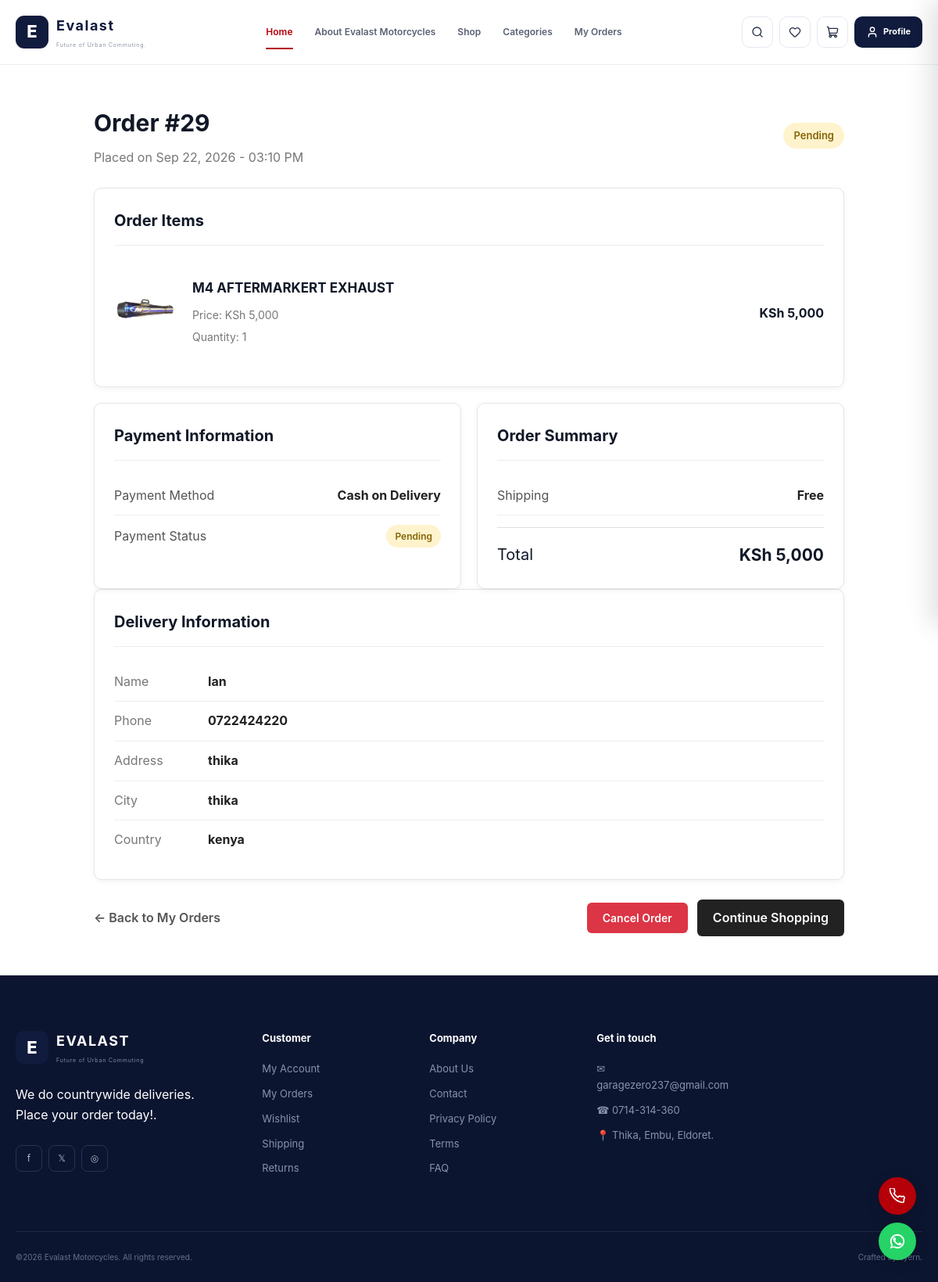
The app's page /my_order_detail/29/ (signed in) with its own data.
### app/models.py (models this page shows, shortened)
class Order(models.Model):
    STATUS_CHOICES = [
        ('pending', 'Pending'),
        ('processing', 'Processing'),
        ('shipped', 'Shipped'),
        ('delivered', 'Delivered'),
        ('cancelled', 'Cancelled'),
    ]
    PAYMENT_CHOICES = [
        ('pending', 'Pending'),
        ('paid', 'Paid'),
        ('failed', 'Failed'),
    ]
    PAYMENT_METHOD_CHOICES = [
        ('cod', 'Cash on Delivery'),
        ('lipa-na-mpesa', 'STK push mpesa'),
    ]
    customer = models.ForeignKey(
        User,
        on_delete=models.CASCADE,
        related_name='orders'
    )
    full_name = models.CharField(
    max_length=150,
    blank=True,
    null=True
    )
    phone = models.CharField(
        max_length=30,
        blank=True,
        null=True
    )
    address = models.TextField(
        blank=True,
        null=True
    )
    city = models.CharField(
        max_length=100,
        blank=True,
        null=True
    )
    country = models.CharField(
        max_length=100,
        blank=True,
        null=True
    )
    status = models.CharField(
        max_length=20,
        choices=STATUS_CHOICES,
        default='pending'
    )
    payment_status = models.CharField(
        max_length=20,
        choices=PAYMENT_CHOICES,
        default='pending'
    )
    payment_method = models.CharField(
        max_length=20,
        choices=PAYMENT_METHOD_CHOICES,
        default='cod'
    )
    coupon = models.ForeignKey(
        'Coupon',
        on_delete=models.SET_NULL,
        null=True,
        blank=True
    )
    discount_amount = models.PositiveIntegerField(default=0)
    total_amount = models.PositiveIntegerField(default=0)
    created_at = models.DateTimeField(auto_now_add=True)
    updated_at = models.DateTimeField(auto_now=True)

class OrderItem(models.Model):
    order = models.ForeignKey(
        Order,
        on_delete=models.CASCADE,
        related_name='items'
    )
    book = models.ForeignKey(
        Book,
        on_delete=models.CASCADE,
        related_name='order_items'
    )
    quantity = models.PositiveIntegerField(default=1)
    price = models.PositiveIntegerField(default=0)
    def get_total(self):
        return self.price * self.quantity

class Book(models.Model):
    STATUS_CHOICES = [
        ('active', 'Active'),
        ('inactive', 'Inactive'),
    ]
    title = models.CharField(max_length=255)
    cover = models.ImageField(
        upload_to='books/',
        blank=True,
        null=True
    )
    author = models.CharField(max_length=255)
    category = models.ForeignKey(
        'Category',
        on_delete=models.SET_NULL,
        null=True,
        blank=True,
        related_name='books'
    )
    isbn = models.CharField(
        max_length=20,
        unique=True,
        blank=True,
        null=True
    )
    publisher = models.CharField(
        max_length=255,
        blank=True,
        null=True
    )
    published_date = models.DateField(
        blank=True,
        null=True
    )
    language = models.CharField(
        max_length=100,
        blank=True,
        null=True
    )
    format = models.CharField(
        max_length=50,
        blank=True,
        null=True
    )
    price = models.PositiveIntegerField(
       default=0
    )
    stock = models.PositiveIntegerField(
        default=0
    )
    status = models.CharField(
        max_length=20,
        choices=STATUS_CHOICES,
        default='active'
    )
    description = models.TextField(
        blank=True,
        null=True
    )
    is_pre_order = models.BooleanField(default=False)
    created_at = models.DateTimeField(auto_now_add=True)
    updated_at = models.DateTimeField(auto_now=True)
    show_on_home = models.BooleanField(default=False)
    home_section = models.CharField(
        max_length=20,
        choices=[
            ('none', 'None'),
            ('featured', 'Featured'),
            ('best_seller', 'Best Seller'),
            ('new_arrival', 'New Arrival'),
        ],
        default='none'
    )

### app/views/client_views.py (the view)
# urls.py: path('my_order_detail/<int:order_id>/',
@login_required
def my_order_detail(request, order_id):
    order = get_object_or_404(
        Order,
        id=order_id,
        customer=request.user
    )
    context = {
        'order': order,
    }
    return render(
        request,
        'website/my_order_detail.html',
        context
    )

### app/views/client_views.py (called while the page is built)
def cart_count(request):
    if request.user.is_authenticated:
        try:
            cart = Cart.objects.get(user=request.user)
            count = sum(
                item.quantity
                for item in cart.items.all()
            )
        except Cart.DoesNotExist:
            count = 0
    else:
        count = 0
    return {
        'cart_count': count
    }

def wishlist_count(request):
    if request.user.is_authenticated:
        count = Wishlist.objects.filter(
            user=request.user
        ).count()
    else:
        count = 0
    return {
        'wishlist_count': count
    }

### templates/website/my_order_detail.html (shortened to what this page needs)
{% extends "website/base.html" %}
{% load static %}
{% load humanize %}
{% block extra_css %}
    <link rel="stylesheet" href="{% static 'website/css/my_orders.css' %}">
{% endblock %}
{% block main %}
<div class="order-detail-page">
    <div class="order-detail-header">
        <div>
            <h1>Order #{{ order.id }}</h1>
            <p>
                Placed on
                {{ order.created_at|date:"M d, Y - h:i A" }}
            </p>
        </div>
        <span class="order-status {{ order.status }}">
            {{ order.get_status_display }}
        </span>
    </div>
    <div class="order-card">
        <div class="card-title">
            <h2>Order Items</h2>
        </div>
        {% for item in order.items.all %}
        <div class="order-detail-item">
            <div class="detail-item-image">
                {% if item.book.cover %}
                    <img
                        src="{{ item.book.cover.url }}"
                        alt="{{ item.book.title }}"
                    >
                {% endif %}
            </div>
            <div class="detail-item-info">
                <h3>{{ item.book.title }}</h3>
                <p>
                    Price:
                    KSh {{ item.price|intcomma }}
                </p>
                <p>
                    Quantity:
                    {{ item.quantity }}
                </p>
            </div>
            <div class="detail-item-total">
                KSh {{ item.get_total|intcomma }}
            </div>
        </div>
        {% endfor %}
    </div>
    <div class="order-detail-grid">
        <div class="order-card">
            <div class="card-title">
                <h2>Payment Information</h2>
            </div>
            <div class="info-row">
                <span>Payment Method</span>
                <strong>
                    {{ order.get_payment_method_display }}
                </strong>
            </div>
            <div class="info-row">
                <span>Payment Status</span>
                <span class="payment-status {{ order.payment_status }}">
                    {{ order.get_payment_status_display }}
                </span>
            </div>
        </div>
        <div class="order-card">
            <div class="card-title">
                <h2>Order Summary</h2>
            </div>
            <div class="info-row">
                <span>Shipping</span>
                <strong>Free</strong>
            </div>
            <div class="detail-total">
                <span>Total</span>
                <strong>
                    KSh {{ order.total_amount|intcomma }}
                </strong>
            </div>
        </div>
    </div>
    <div class="order-card">
        <div class="card-title">
            <h2>Delivery Information</h2>
        </div>
        <div class="delivery-info">
            <div>
                <span>Name</span>
                <strong>{{ order.full_name }}</strong>
            </div>
            <div>
                <span>Phone</span>
                <strong>{{ order.phone }}</strong>
            </div>
            <div>
                <span>Address</span>
                <strong>{{ order.address }}</strong>
            </div>
            <div>
                <span>City</span>
                <strong>{{ order.city }}</strong>
            </div>
            <div>
                <span>Country</span>
                <strong>{{ order.country }}</strong>
            </div>
        </div>
    </div>
    <div class="order-detail-actions">
        <a
            href="{% url 'my_orders' %}"
            class="back-orders-btn"
        >
            ← Back to My Orders
        </a>
        <div class="order-action-buttons">
        {% if order.status == 'pending' %}
        <form
            method="POST"
            action="{% url 'cancel_order' order.id %}"
        >
            <button
                type="submit"
                class="cancel-order-btn"
                onclick="return confirm('Are you sure you want to cancel this order?');"
            >
                Cancel Order
            </button>
        </form>
        {% endif %}
        <a
            href="{% url 'shop' %}"
            class="shop-btn"
        >
            Continue Shopping
        </a>
    </div>
</div>
{% endblock %}

### static/website/css/home.css (style rules this page uses)
:root { --primary: #172554; --primary-light: #B50009; --accent: #f59e0b; --accent-dark: #d97706; --dark: #111827; --text: #374151; --muted: #6b7280; --white: #ffffff; --light: #f8fafc; --border: #e5e7eb; --radius-sm: 10px; --radius-md: 16px; --radius-lg: 24px; --shadow-sm: 0 5px 20px rgba(15, 23, 42, .06); --shadow-md: 0 15px 40px rgba(15, 23, 42, .10); --shadow-lg: 0 25px 70px rgba(15, 23, 42, .15); }
* { margin: 0; padding: 0; box-sizing: border-box; }
html { scroll-behavior: smooth; }
body { font-family: "Inter", "Poppins", Arial, sans-serif; background: var(--white); color: var(--dark); line-height: 1.6; }
a { text-decoration: none; color: inherit; }
button, input { font-family: inherit; }
img { max-width: 100%; display: block; }

### static/website/css/my_orders.css (style rules this page uses)
.orders-page, .order-detail-page { max-width: 1000px; margin: 50px auto; padding: 0 20px; }
.order-card { background: #fff; border: 1px solid #e5e5e5; border-radius: 10px; padding: 25px; box-shadow: 0 2px 8px rgba(0, 0, 0, 0.05); }
.order-status { display: inline-block; padding: 6px 13px; border-radius: 20px; font-size: 13px; font-weight: 600; }
.order-status.pending { background: #fff3cd; color: #856404; }
.payment-status { display: inline-block; padding: 5px 11px; border-radius: 20px; font-size: 12px; font-weight: 600; }
.payment-status.pending { background: #fff3cd; color: #856404; }
.shop-btn { display: inline-block; padding: 11px 20px; background: #222; color: #fff; text-decoration: none; border-radius: 6px; font-weight: 600; }
.order-detail-header { display: flex; justify-content: space-between; align-items: center; margin-bottom: 25px; }
.order-detail-header h1 { margin: 0 0 8px; font-size: 30px; }
.order-detail-header p { margin: 0; color: #777; }
.card-title { padding-bottom: 15px; margin-bottom: 20px; border-bottom: 1px solid #eee; }
.card-title h2 { margin: 0; font-size: 20px; }
.order-detail-item { display: flex; align-items: center; padding: 15px 0; border-bottom: 1px solid #eee; }
.order-detail-item:last-child { border-bottom: none; }
.detail-item-image { width: 80px; height: 105px; margin-right: 20px; overflow: hidden; border-radius: 6px; background: #f5f5f5; flex-shrink: 0; }
.detail-item-image img { width: 100%; height: 100%; object-fit: cover; }
.detail-item-info { flex: 1; }
.detail-item-info h3 { margin: 0 0 10px; font-size: 17px; }
.detail-item-info p { margin: 5px 0; color: #777; font-size: 14px; }
.detail-item-total { font-size: 16px; font-weight: 700; }
.order-detail-grid { display: grid; grid-template-columns: 1fr 1fr; gap: 20px; margin-top: 20px; }
.info-row { display: flex; justify-content: space-between; align-items: center; padding: 12px 0; border-bottom: 1px solid #eee; color: #555; }
.info-row:last-child { border-bottom: none; }
.info-row strong { color: #222; }
.detail-total { display: flex; justify-content: space-between; margin-top: 15px; padding-top: 18px; border-top: 1px solid #ddd; font-size: 20px; }
.detail-total strong { font-size: 21px; }
.delivery-info > div { display: flex; padding: 12px 0; border-bottom: 1px solid #eee; }
.delivery-info > div:last-child { border-bottom: none; }
.delivery-info span { width: 120px; color: #777; }
.delivery-info strong { flex: 1; color: #222; }
.order-detail-actions { display: flex; justify-content: space-between; align-items: center; margin-top: 25px; }
.back-orders-btn { color: #555; text-decoration: none; font-weight: 600; }
.order-action-buttons { display: flex; align-items: center; gap: 12px; }
.cancel-order-btn { border: none; padding: 11px 20px; background: #dc3545; color: #fff; border-radius: 6px; font-size: 14px; font-weight: 600; cursor: pointer; transition: 0.2s; }
.order-action-buttons { flex-wrap: wrap; }

### records on screen
Order: id "29", created_at "Sep 22, 2026 - 03:10 PM", status "Pending", payment_method "Cash on Delivery", payment_status "Pending", total_amount "5,000", full_name "Ian", phone "0722424220", address "thika", city "thika", country "kenya"
OrderItem: book.cover (picture), book "M4 AFTERMARKERT EXHAUST", price "5,000", quantity "1", get_total "5,000"
